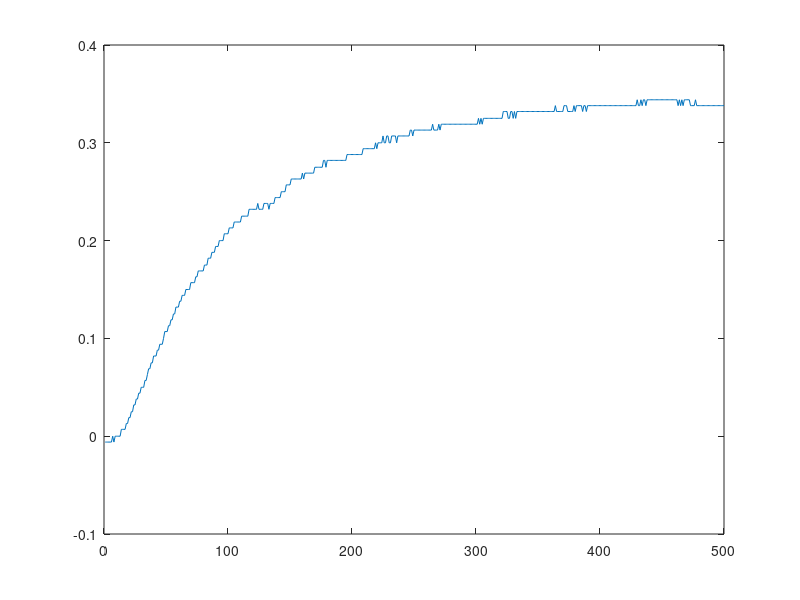

Reproduce this figure in MATLAB. (Note: this script raises an error after producing the figure.)
% normalizacja odpowiedzi skokowej


%% wczytanie funkcji symulującej i inicjalizacja symulacji
Upp = 26;
Ypp = 34.5;
load('skok_o_-10.mat');
output = y';
deltaU = -10;
time = (1:length(output))';

%% normalizacja odpowiedzi skokowej
output = output - Ypp;
output = output / deltaU;

time =time(1:500,1);
output = output(1:500,1);

%% zapisanie znormalizowanej odpowiedzi skokowej
norm_resp = [time output];
plot(time, output);
dlmwrite("../data/lab/zad3_cut_odp.csv", norm_resp, '\t');